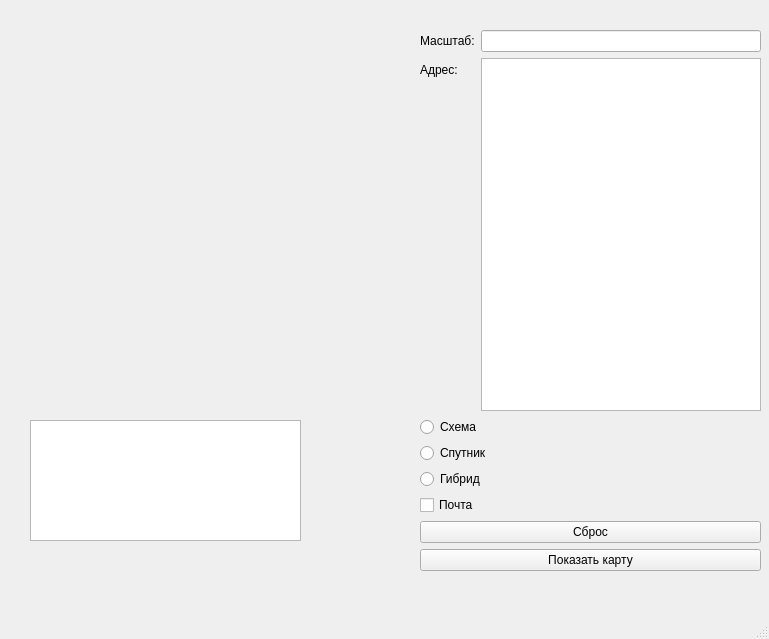
<?xml version="1.0" encoding="UTF-8"?>
<ui version="4.0">
 <class>Map</class>
 <widget class="QMainWindow" name="Map">
  <property name="geometry">
   <rect>
    <x>0</x>
    <y>0</y>
    <width>769</width>
    <height>639</height>
   </rect>
  </property>
  <property name="windowTitle">
   <string>MainWindow</string>
  </property>
  <widget class="QWidget" name="centralwidget">
   <widget class="QLabel" name="label_for_map">
    <property name="geometry">
     <rect>
      <x>10</x>
      <y>20</y>
      <width>391</width>
      <height>391</height>
     </rect>
    </property>
    <property name="text">
     <string/>
    </property>
   </widget>
   <widget class="QTextEdit" name="textEdit_for_address">
    <property name="geometry">
     <rect>
      <x>30</x>
      <y>420</y>
      <width>271</width>
      <height>121</height>
     </rect>
    </property>
   </widget>
   <widget class="QLabel" name="label_2">
    <property name="geometry">
     <rect>
      <x>600</x>
      <y>30</y>
      <width>51</width>
      <height>16</height>
     </rect>
    </property>
    <property name="text">
     <string>К 1</string>
    </property>
   </widget>
   <widget class="QWidget" name="formLayoutWidget">
    <property name="geometry">
     <rect>
      <x>420</x>
      <y>30</y>
      <width>341</width>
      <height>541</height>
     </rect>
    </property>
    <layout class="QFormLayout" name="formLayout">
     <item row="0" column="1">
      <widget class="QLineEdit" name="line_spn"/>
     </item>
     <item row="1" column="0">
      <widget class="QLabel" name="label_3">
       <property name="text">
        <string>Адрес:</string>
       </property>
      </widget>
     </item>
     <item row="1" column="1">
      <widget class="QTextEdit" name="address_text"/>
     </item>
     <item row="0" column="0">
      <widget class="QLabel" name="label">
       <property name="text">
        <string>Масштаб:</string>
       </property>
      </widget>
     </item>
     <item row="3" column="0" colspan="2">
      <widget class="QPushButton" name="end_button">
       <property name="text">
        <string>Сброс</string>
       </property>
      </widget>
     </item>
     <item row="4" column="0" colspan="2">
      <widget class="QPushButton" name="main_button">
       <property name="text">
        <string>Показать карту</string>
       </property>
      </widget>
     </item>
     <item row="2" column="0" colspan="2">
      <layout class="QVBoxLayout" name="radio_group">
       <item>
        <widget class="QRadioButton" name="radio_map">
         <property name="text">
          <string>Схема</string>
         </property>
        </widget>
       </item>
       <item>
        <widget class="QRadioButton" name="radio_sputnik">
         <property name="text">
          <string>Спутник</string>
         </property>
        </widget>
       </item>
       <item>
        <widget class="QRadioButton" name="radio_hybrid">
         <property name="text">
          <string>Гибрид</string>
         </property>
        </widget>
       </item>
       <item>
        <widget class="QCheckBox" name="checkBox_post">
         <property name="text">
          <string>Почта</string>
         </property>
        </widget>
       </item>
      </layout>
     </item>
    </layout>
   </widget>
  </widget>
  <widget class="QMenuBar" name="menubar">
   <property name="geometry">
    <rect>
     <x>0</x>
     <y>0</y>
     <width>769</width>
     <height>21</height>
    </rect>
   </property>
  </widget>
  <widget class="QStatusBar" name="statusbar"/>
 </widget>
 <resources/>
 <connections/>
</ui>
